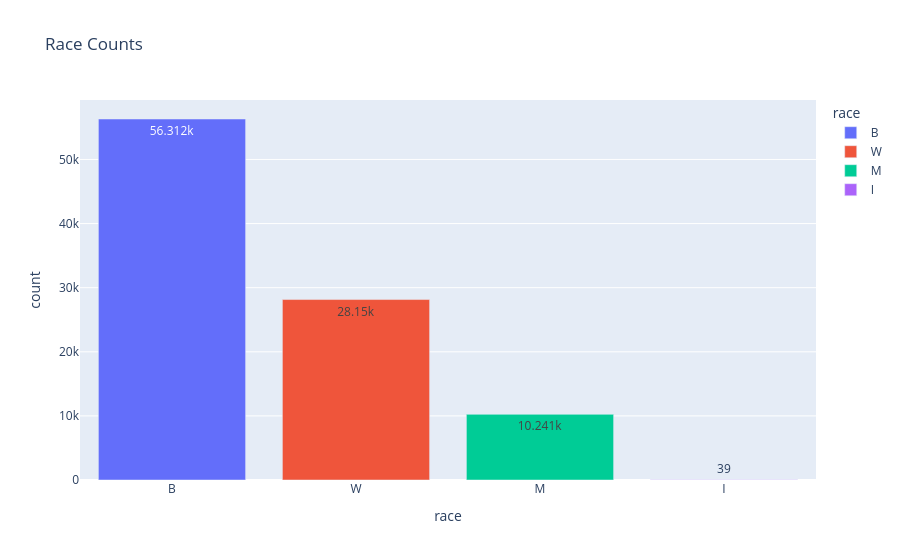

Write notebook code for a chart like this one.
### Code cell
px.bar(race_counts, x='race', y = 'count', title='Race Counts',color='race',text_auto=True)

### Figure 1 — Plotly figure (JSON) as saved in the notebook; plotly's stock layout.template omitted (floating-point values rounded to 4 significant figures)
{"data": [{"hovertemplate": "race=%{x}<br>count=%{y}<extra></extra>", "legendgroup": "B", "marker": {"color": "#636efa", "pattern": {"shape": ""}}, "name": "B", "orientation": "v", "showlegend": true, "textposition": "auto", "texttemplate": "%{y}", "type": "bar", "x": ["B"], "xaxis": "x", "y": [56312], "yaxis": "y"}, {"hovertemplate": "race=%{x}<br>count=%{y}<extra></extra>", "legendgroup": "W", "marker": {"color": "#EF553B", "pattern": {"shape": ""}}, "name": "W", "orientation": "v", "showlegend": true, "textposition": "auto", "texttemplate": "%{y}", "type": "bar", "x": ["W"], "xaxis": "x", "y": [28150], "yaxis": "y"}, {"hovertemplate": "race=%{x}<br>count=%{y}<extra></extra>", "legendgroup": "M", "marker": {"color": "#00cc96", "pattern": {"shape": ""}}, "name": "M", "orientation": "v", "showlegend": true, "textposition": "auto", "texttemplate": "%{y}", "type": "bar", "x": ["M"], "xaxis": "x", "y": [10241], "yaxis": "y"}, {"hovertemplate": "race=%{x}<br>count=%{y}<extra></extra>", "legendgroup": "I", "marker": {"color": "#ab63fa", "pattern": {"shape": ""}}, "name": "I", "orientation": "v", "showlegend": true, "textposition": "auto", "texttemplate": "%{y}", "type": "bar", "x": ["I"], "xaxis": "x", "y": [39], "yaxis": "y"}], "layout": {"barmode": "relative", "legend": {"title": {"text": "race"}, "tracegroupgap": 0}, "title": {"text": "Race Counts"}, "xaxis": {"anchor": "y", "categoryarray": ["B", "W", "M", "I"], "categoryorder": "array", "domain": [0, 1], "title": {"text": "race"}}, "yaxis": {"anchor": "x", "domain": [0, 1], "title": {"text": "count"}}}}
